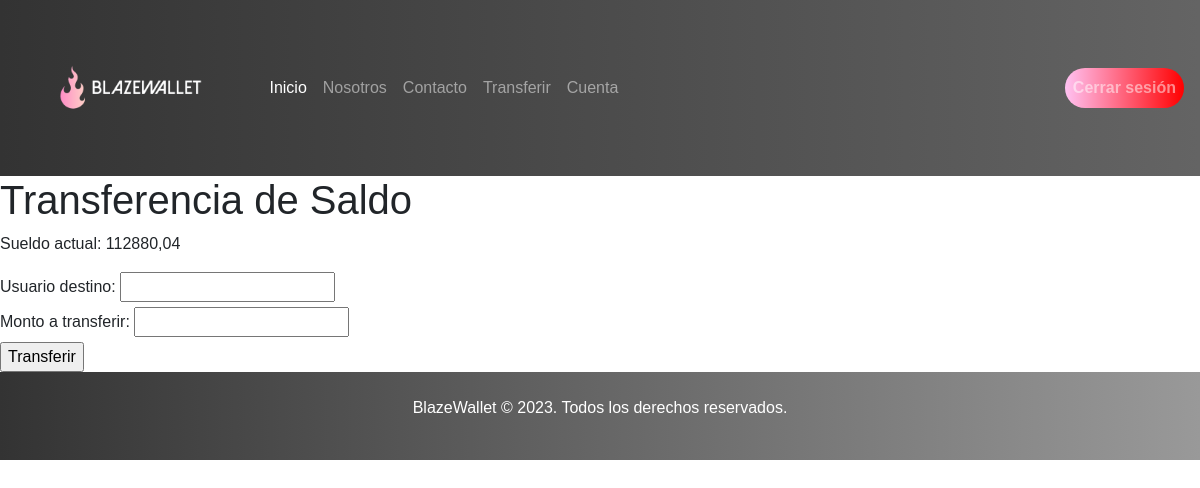
Before: /transferencia/ (signed in) with the older database file.
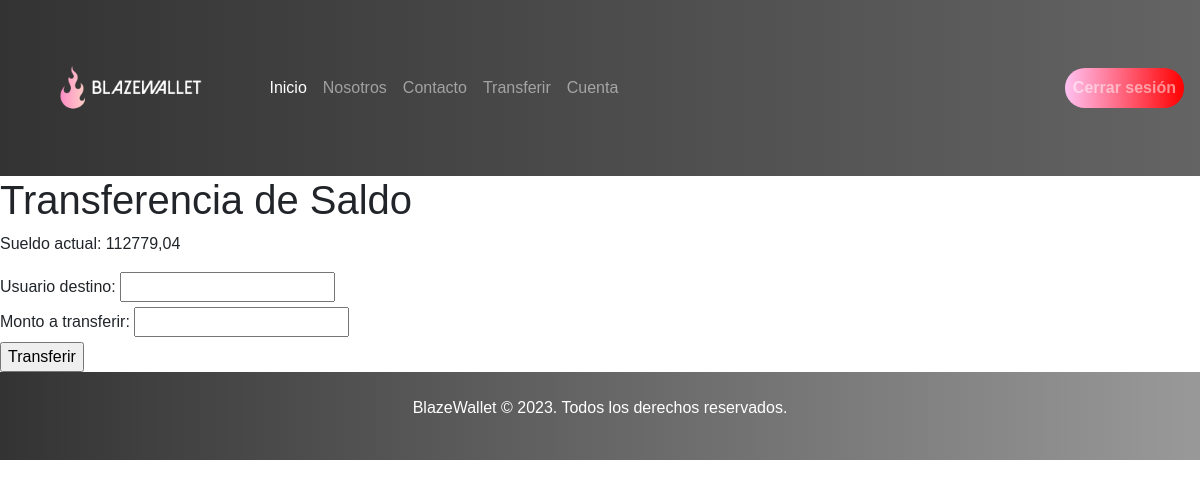
After: the same page with the newer database file.
### core/models.py (models this page shows, shortened)
class PerfilUsuario(models.Model):
    usuario = models.OneToOneField(User, on_delete=models.CASCADE)
    saldo = models.DecimalField(max_digits=10, decimal_places=2, default=10000)

### core/views.py (the view, shortened to what this page needs)
# urls.py: path('transferencia/', transferencia_saldo, name='transferencia_saldo'),
@login_required(login_url='/login/')
def transferencia_saldo(request):
    form = TransferenciaSaldoForm()
    error = None
    usuario_actual = request.user
    try:
        perfil_usuario_actual = PerfilUsuario.objects.get(usuario=usuario_actual)
        saldo_actual = perfil_usuario_actual.saldo
    except PerfilUsuario.DoesNotExist:
        saldo_actual = 0
        error = "No existe un perfil de usuario asociado a este usuario"
    return render(request, 'transferencia.html', {'form': form, 'saldo_actual': saldo_actual, 'error': error})

### core/forms.py
class TransferenciaSaldoForm(forms.Form):
    username_destino = forms.CharField(max_length=150)
    monto_transferencia = forms.DecimalField(max_digits=10, decimal_places=2)

### core/templates/transferencia.html (shortened to what this page needs)
{% extends 'base.html' %}
{% load static %}
{% block content %}
<h1>Transferencia de Saldo</h1>
<p>Sueldo actual: {{ saldo_actual }}</p>
<form method="post">
    <label for="username_destino">Usuario destino:</label>
    <input type="text" name="username_destino" required><br>
    <label for="monto_transferencia">Monto a transferir:</label>
    <input type="number" step="0.01" name="monto_transferencia" required><br>
    <input type="submit" value="Transferir">
</form>
{% endblock %}

### core/templates/base.html (shortened to what this page needs)
<!DOCTYPE html>
<html>
<head>
  {% load static %}
  <link rel="stylesheet" href="https://stackpath.bootstrapcdn.com/bootstrap/4.5.2/css/bootstrap.min.css">
  <link rel="stylesheet" href="{% static 'css/style.css' %}">
</head>
<body>
  {% block header %}
  <nav class="navbar navbar-expand-lg navbar-dark bg-dark">
    <a class="navbar-brand" href="{% url 'home' %}">
      <img class="logo" src="{% static 'img/logo.png' %}" alt="Logo">
    </a>
    <div class="collapse navbar-collapse" id="navbarNav">
      <ul class="navbar-nav">
        <li class="nav-item active">
          <a class="nav-link" href="{% url 'home' %}">Inicio</a>
        </li>
        <li class="nav-item">
          <a class="nav-link" href="{% url 'nosotros' %}">Nosotros</a>
        </li>
        <li class="nav-item">
          <a class="nav-link" href="{% url 'contacto' %}">Contacto</a>
        </li>
        <li class="nav-item">
          <a class="nav-link" href="{% url 'transferencia_saldo' %}">Transferir</a>
        </li>
        <li class="nav-item">
          <a class="nav-link" href="{% url 'cuenta' %}">Cuenta</a>
        </li>
      </ul>
      <ul class="navbar-nav ml-auto">
        {% if user.is_authenticated %}
        <a href="{% url 'logout' %}" class="nav-link btn btn-gradient btn-rounded"><strong>Cerrar sesión</strong></a>
        {% else %}
        <a class="nav-link btn btn-gradient btn-rounded" href="{% url 'login' %}"><strong>Iniciar sesión</strong></a>
        {% endif %}
      </ul>
    </div>
  </nav>
  {% endblock %}
  {% block content %}
  {% endblock %}
  {% block footer %}
  <footer class="footer bg-dark text-white text-center py-4">
    <p>BlazeWallet © 2023. Todos los derechos reservados.</p>
  </footer>
  {% endblock %}
</body>
</html>

### static/css/style.css (style rules this page uses)
body { font-family: Arial, sans-serif; margin: 0; padding: 0; }
footer { background-color: #333; color: #fff; padding: 20px; text-align: center; }
a { color: #007bff; text-decoration: none; }
.logo { max-width: 150x; height: 150px; }
.navbar { background: linear-gradient(to right, #333333, #646464); }
.footer { background: linear-gradient(to right, #333333, #999999); }
.btn-gradient { background: linear-gradient(to right, #ffc2f2, #FF0000); color: white; border: none; padding: 8px 16px; border-radius: 4px; text-decoration: none; }
.btn-rounded { border-radius: 25px; }

Changed rows visible on the page:
changed PerfilUsuario: saldo "112880,04" → "112779,04"
